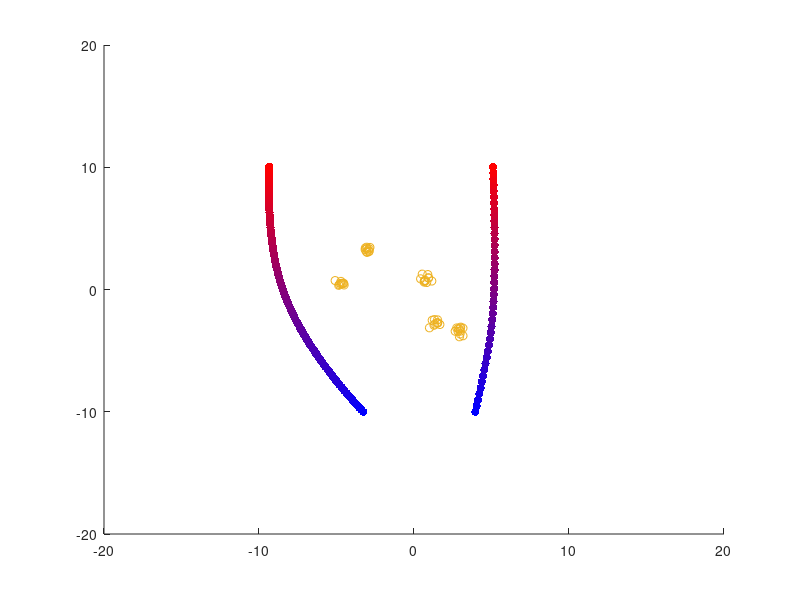

Recreate this plot in MATLAB.
clc;
clear;
%Time step
dt=0.1;

%Number of time steps
T=2000;

%mass of ship
ms=1;

%Reading black hole cluster position and mass data
file=load("cluster1.mat");
% mass data
mg=file.hM;
%position data
pg(:,1)=file.hX;
pg(:,2)=file.hY;

%Number of black holes
m_len=length(mg);

%Counter fot successfull run
sc=0;

%Number of histories to run
N=100;

%Running loop for histories
for j=1:N
  
%initial position of ship
% Random position on X-axis b/w -5 to 5
prx=unifrnd(-5,5);
%position vector
pr=[prx,-10];

%initial velocity magnitude of the ship
v_mag=unifrnd(2,5);
% Normal random direction of ship
v_dir=normrnd(pi/2,pi/4);
% Velocity vector
v(1)=v_mag*cos(v_dir);
v(2)=v_mag*sin(v_dir);

% Loop for time steps
  for t=2:T+1
    
    %Initializing force vector
    F=[0,0];
    
    %Net force from all black holes
    for g=1:m_len  
      %Position vector from black hole
      r=pr(t-1,:)-pg(g,:);
      %Positon vector magnitude
      r_norm=norm(r);
      %Calculating Force
      F= F+(-(ms*mg(g)/r_norm^3)*r);
    end
  
  %Acceleration
  a=F/ms;
  
  %Condition on acceleration 
  %Loop termination when acceleration exceeds 4 m/s^2
  if (norm(a)>=4)
    break
    
  else
    %Velocity at current time step
    v=v+dt*a;
    %New position from updated velocity
    pr(t,:)=pr(t-1,:)+dt*v;
  end
  
  %Termination when ship position exceeds 10 on Y-axis
  if (pr(t,2)>10)
    %successfull history added
    sc=sc+1;
    %Position of successfull history saved
    po(sc,1:t,:)=pr(:,:);
    %Time of successfull history saved
    time(sc)=t;
    %Successfull history initial position
    p_opt(sc)=prx;
    %Successfull history initial velocity
    v_opt(sc)=v_mag;
    break
    
  %Termination if ship position is > 10 or < -10 i.e. out of region of interest
  elseif ((pr(t,1)>10)||(pr(t,1)<-10))
    break
    
  end
    end
  end

%Maximum path time of ship 
[max_t ,ind_tmax]=max(time);
%Minimum path time of ship 
[min_t ,ind_tmin]=min(time);

%Longest path position vectors
long(:,:)=po(ind_tmax,:,:);
%Shortest path position vectors
short(:,:)=po(ind_tmin,:,:);
%Eliminating rows of zeros
ind = find(sum(short,2)==0) ;
short(ind,:) = [] ;

%values for color map
vec1=length(long(:,1));
%RGB triplet matrix
c1=zeros(vec1,3);
c1(:,1)=linspace(0,1,vec1);
c1(:,3)=linspace(1,0,vec1);

vec2=length(short(:,1));
%RGB triplet matrix
c2=zeros(vec2,3);
c2(:,1)=linspace(0,1,vec2);
c2(:,3)=linspace(1,0,vec2);

fprintf("optimum starting position of the ship is: %3.1f\n",p_opt(ind_tmin))
fprintf("Optimal velocity of the ship is: %3.1f\n",v_opt(ind_tmin))

%ploting the Ship path using a color map scatter plot
%Shortest path
scatter(short(:,1),short(:,2),[], c2, "filled");
hold on

%Longest path
scatter(long(:,1),long(:,2),[], c1, "filled");
hold on


%Plotting black holes positions
scatter(pg(:,1), pg(:,2));

ylim([-20 20]);
xlim([-20 20]);
hold off